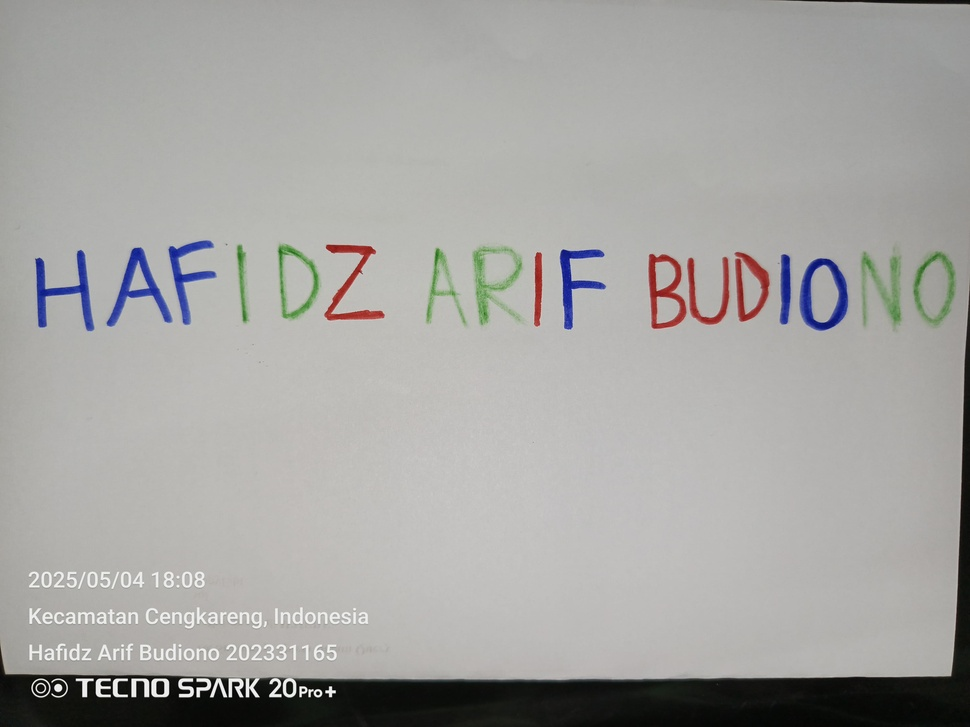
#> input picture gambar_nama.jpg, 970 x 727 px, shrunk from 3968 x 2976 before the run
$ jupyter execute Nomor1.ipynb
#> lines starting #> are read from the running program, lines starting #| are printed output that depends on the picture
[cell 1]
import cv2
import numpy as np
import matplotlib.pyplot as plt

[cell 2]
img = cv2.imread('gambar_nama.jpg')
#> img is the input picture: shape (727, 970, 3); mean B, G, R 162.4, 164.7, 165.4
img_rgb = cv2.cvtColor(img, cv2.COLOR_BGR2RGB)

[cell 3]
red_channel = img_rgb[:, :, 2]
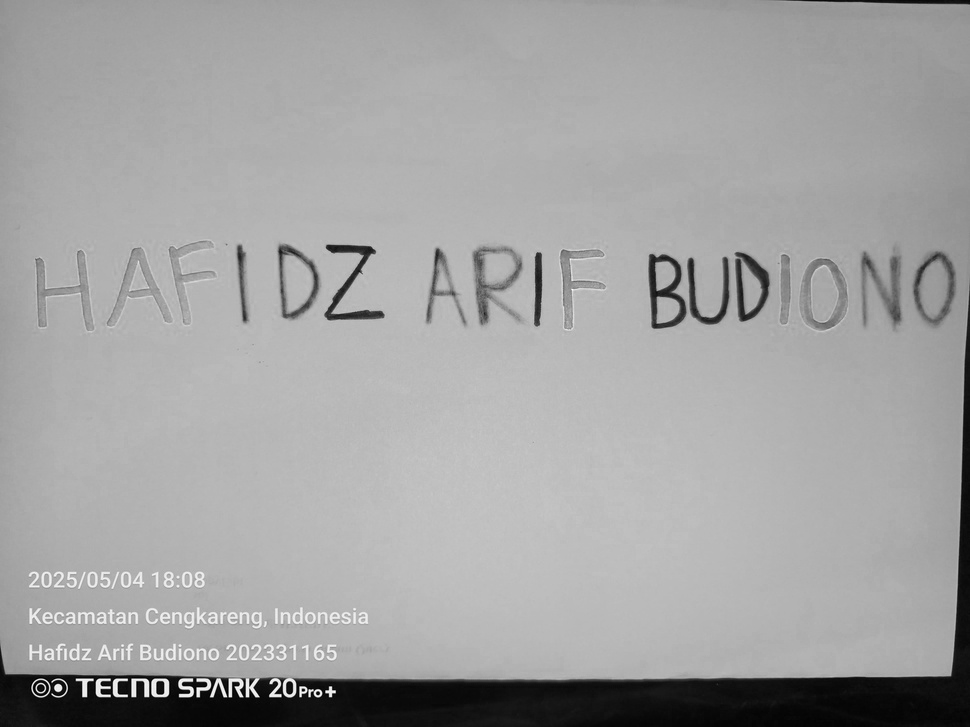
#> red_channel: shape (727, 970); min 0, max 255, mean 162.4
green_channel = img_rgb[:, :, 1]
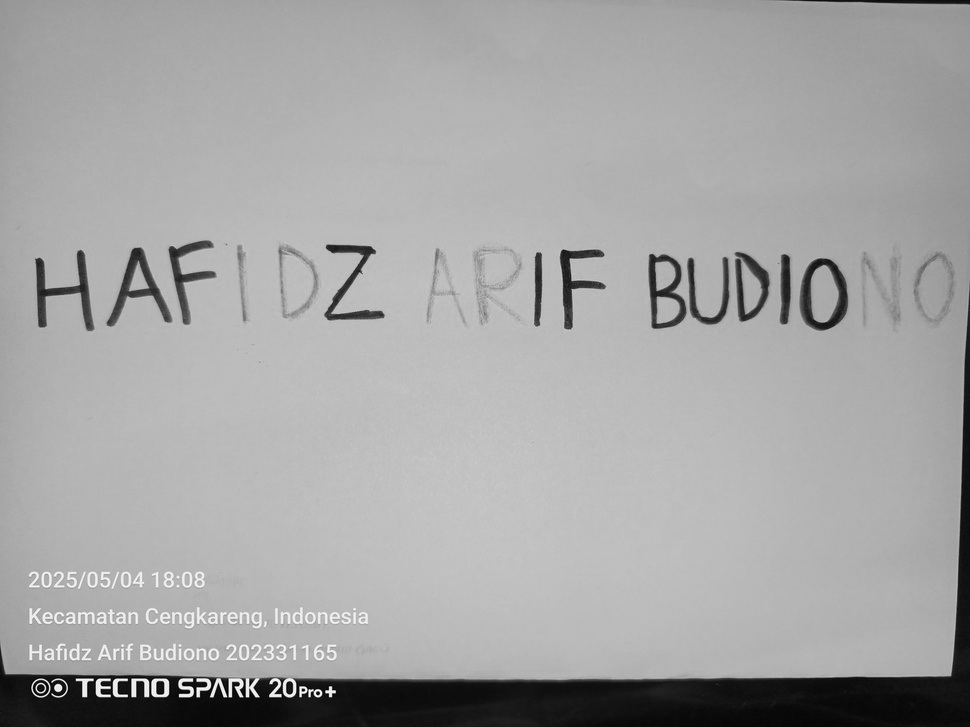
#> green_channel: shape (727, 970); min 0, max 255, mean 164.7
blue_channel = img_rgb[:, :, 0]

[cell 4]
fig, axs = plt.subplots(2, 4, figsize=(20, 10))

axs[0, 0].imshow(img_rgb)
axs[0, 0].set_title('CITRA KONTRAS')
axs[0, 0].axis('off')
axs[1, 0].hist(img_rgb.ravel(), bins=256, range=[0, 256])
axs[1, 0].set_title('Histogram Citra Kontras')

axs[0, 1].imshow(blue_channel, cmap='gray')
axs[0, 1].set_title('BIRU')
axs[1, 1].hist(blue_channel.ravel(), bins=256, range=[0, 256], color='blue')
axs[1, 1].set_title('Histogram Biru')

axs[0, 2].imshow(red_channel, cmap='gray')
axs[0, 2].set_title('MERAH')
axs[1, 2].hist(red_channel.ravel(), bins=256, range=[0, 256], color='red')
axs[1, 2].set_title('Histogram Merah')

axs[0, 3].imshow(green_channel, cmap='gray')
axs[0, 3].set_title('HIJAU')
axs[1, 3].hist(green_channel.ravel(), bins=256, range=[0, 256], color='green')
axs[1, 3].set_title('Histogram Hijau')

plt.tight_layout()
plt.show()
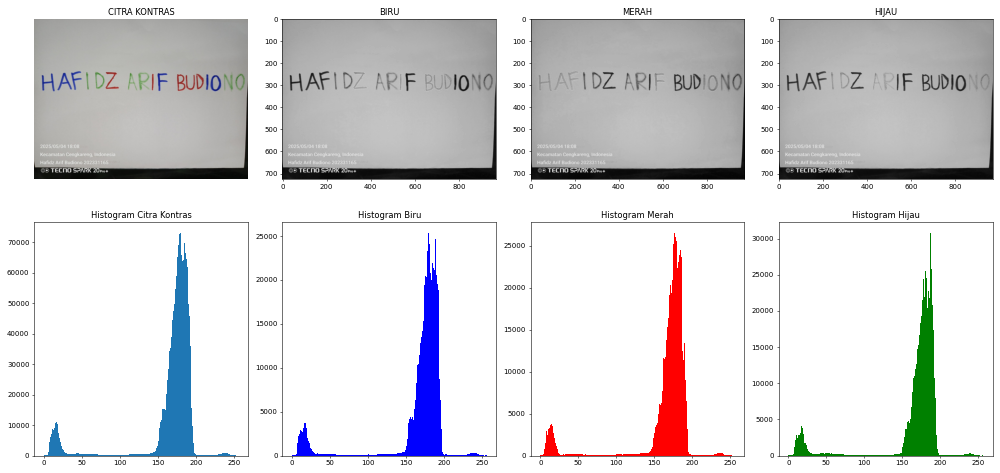
#> figure drawn by matplotlib, 8 panels; panel 5: tallest bar 72893 high, from x = 179 to 180; panel 6: tallest bar 25321 high, from x = 179 to 180; panel 7: tallest bar 26506 high, from x = 176 to 177; panel 8: tallest bar 30724 high, from x = 187 to 188
